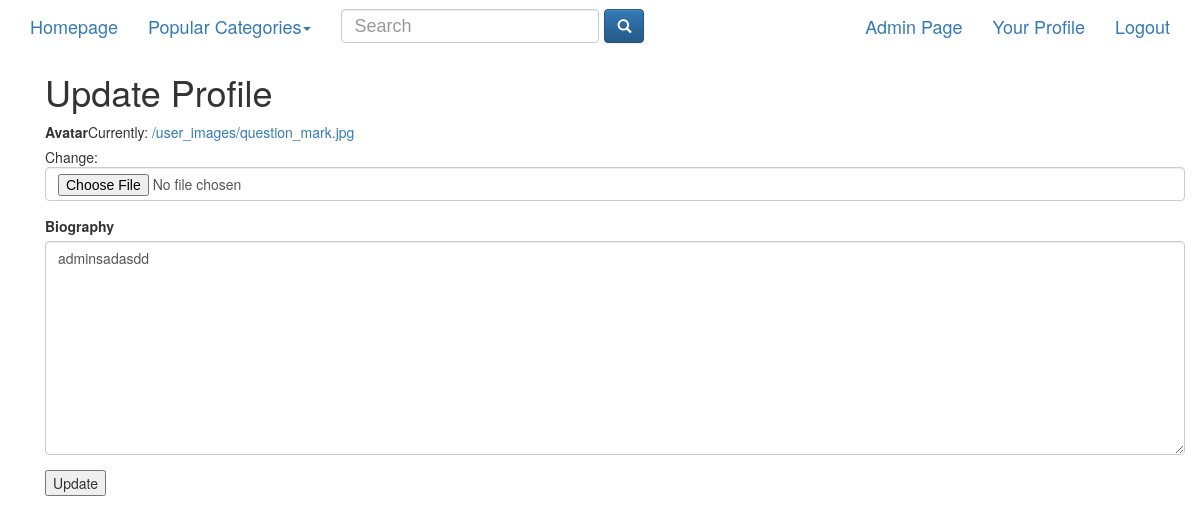
/accounts/update/5/ (signed in), run on an earlier commit of the app's database.
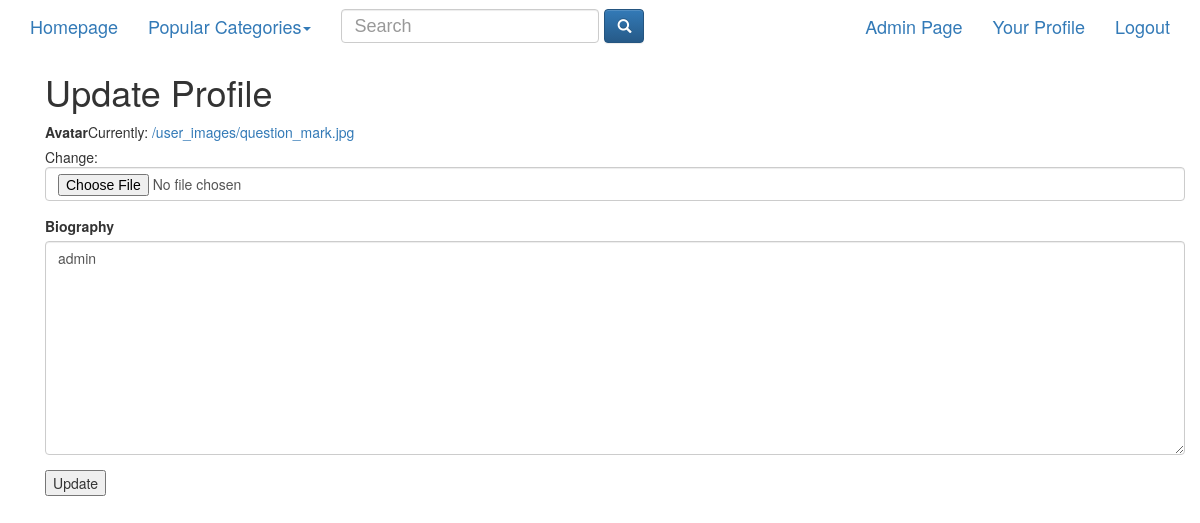
And on a later commit of the database.
### accounts/models.py (models this page shows, shortened)
class UserProfileInfo(models.Model):
    user = models.OneToOneField(User)
    avatar = models.ImageField(upload_to='user_images', default='/user_images/question_mark.jpg')
    biography = models.TextField(default='')
    number_of_documents = models.IntegerField(default=0)

### accounts/views.py (the view)
# urls.py: url(r'^update/(?P<pk>\d+)/$', views.UpdateUserProfile.as_view(), name='update_user_detail'),
class UpdateUserProfile(LoginRequiredMixin, UpdateView):
    model = UserProfileInfo
    fields = ('avatar', 'biography')
    template_name = 'accounts/user_update.html'
    def render_to_response(self, context, **response_kwargs):
        if self.object.user != self.request.user:
            return HttpResponseRedirect(reverse('no_permission'))
        return super(UpdateUserProfile, self).render_to_response(context, **response_kwargs)

### category/models.py (called while the page is built)
    def __str__(self):
        return self.name

### category/templatetags/category_template_tags.py (called while the page is built)
@register.inclusion_tag('category/popular_categories.html')
def get_popular_categories():
    return {'categories': Category.objects.annotate(num_docs=Count('document')).order_by('-num_docs')[:5]}

### accounts/templates/accounts/user_update.html (shortened to what this page needs)
{% extends "base.html" %}
{% load bootstrap3 %}
{% block content %}
    <div class="container">
        <form method="post" enctype="multipart/form-data">
            <h1>Update Profile</h1>
            {% bootstrap_form form %}
            <input type="submit" value="Update">
        </form>
    </div>
{% endblock %}

What changed in the data, as far as the page shows it:
changed UserProfileInfo: biography "adminsadasdd" → "admin"
